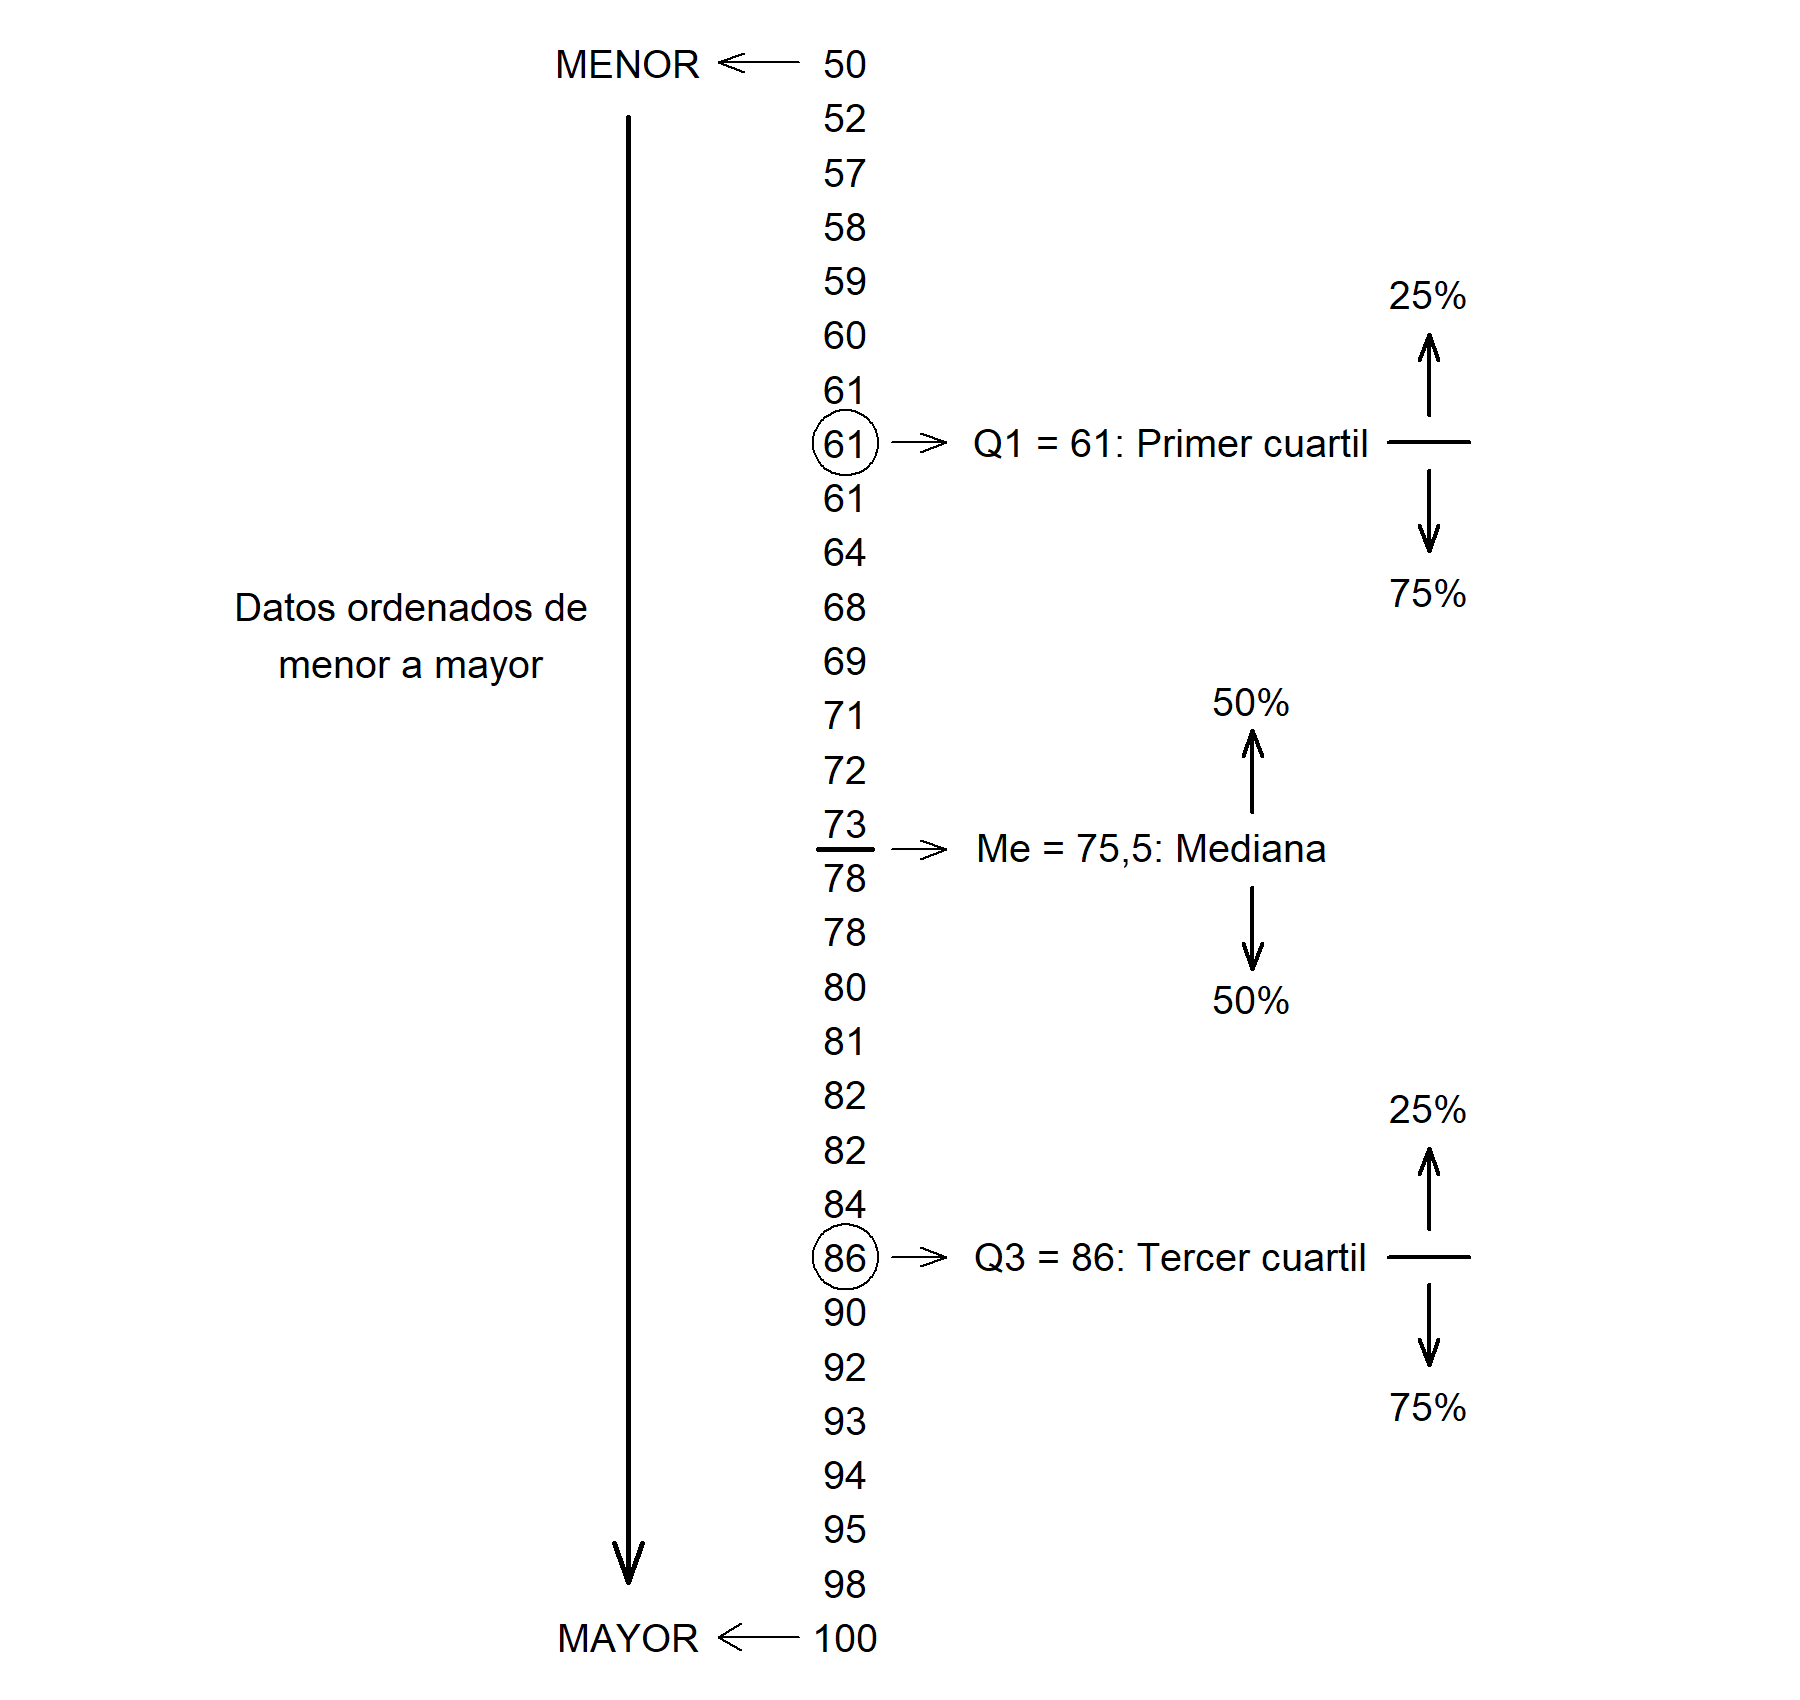

Here is the R script that generated this plot:
library("plotrix")

# 
png(file="cuartiles.png",width=1800, height=1700, res = 275)
x <- 1
y <- 1
c = 4
k = 0.85
par(mar=c(0, 0, 0, 0))
plot(x, y, asp=1, ylim=c(1, 30), xlim=c(0, 10), ylab="", xlab="", col = "white", yaxt = 'n', xaxt='n', frame.plot = FALSE)
t = c("100", "98", "95", "94", "93", "92", "90", "86",
      "84", "82", "82", "81", "80", "78", "78", 
      "73", "72", "71", "69", "68", "64", "61", "61",
      "61", "60", "59", "58", "57", "52", "50")
for (i in 1:30)
text(c, i, t[i], cex=k)

text(c-4, 30, "MENOR", cex=k)
text(c-4, 1, "MAYOR", cex=k)
arrows(c-0.85, 30, c-2.35, 30, length = 0.1, angle = 20,
       code = 2)
arrows(c-0.85, 1, c-2.35, 1, length = 0.1, angle = 30,
       code = 2)

arrows(c-4, 29, c-4, 2, length = 0.15, angle = 20,
       code = 2, lwd = 2)
text(c-8, 20, "Datos ordenados de", cex=k)
text(c-8, 18.8, "menor a mayor", cex=k)

draw.circle(c, 8, 0.6)
draw.circle(c, 23, 0.6)
segments(c-0.5, 15.5, c+0.5, 15.5, lwd = 2)
arrows(c+0.85, 23, c+1.85, 23, length = 0.1, angle = 20,
       code = 2)
text(c+6, 23, "Q1 = 61: Primer cuartil", cex=k)

arrows(c+0.85, 8, c+1.85, 8, length = 0.1, angle = 20,
       code = 2)
text(c+6, 8, "Q3 = 86: Tercer cuartil", cex=k)

arrows(c+0.85, 15.5, c+1.85, 15.5, length = 0.1, angle = 20,
       code = 2)
text(c+5.65, 15.5, "Me = 75,5: Mediana", cex=k)

segments(c+10, 23, c+11.5, lwd = 1.5)
segments(c+10, 8, c+11.5, lwd = 1.5)

arrows (c+10.75, 23.5, c+10.75, 25, length = 0.1, angle = 20, lwd = 1.5, code = 2)
arrows (c+10.75, 22.5, c+10.75, 21, length = 0.1, angle = 20, lwd = 1.5, code = 2)

arrows (c+10.75, 8.5, c+10.75, 10, length = 0.1, angle = 20, lwd = 1.5, code = 2)
arrows (c+10.75, 7.5, c+10.75, 6, length = 0.1, angle = 20, lwd = 1.5, code = 2)

arrows (c+7.5, 16.2, c+7.5, 17.7, length = 0.1, angle = 20, lwd = 1.5, code = 2)
arrows (c+7.5, 14.8, c+7.5, 13.3, length = 0.1, angle = 20, lwd = 1.5, code = 2)

text(c+10.75, 25.75, "25%", cex = k)
text(c+10.75, 20.25, "75%", cex = k)

text(c+7.5, 18.25, "50%", cex = k)
text(c+7.5, 12.75, "50%", cex = k)

text(c+10.75, 10.75, "25%", cex = k)
text(c+10.75, 5.25, "75%", cex = k)

dev.off()